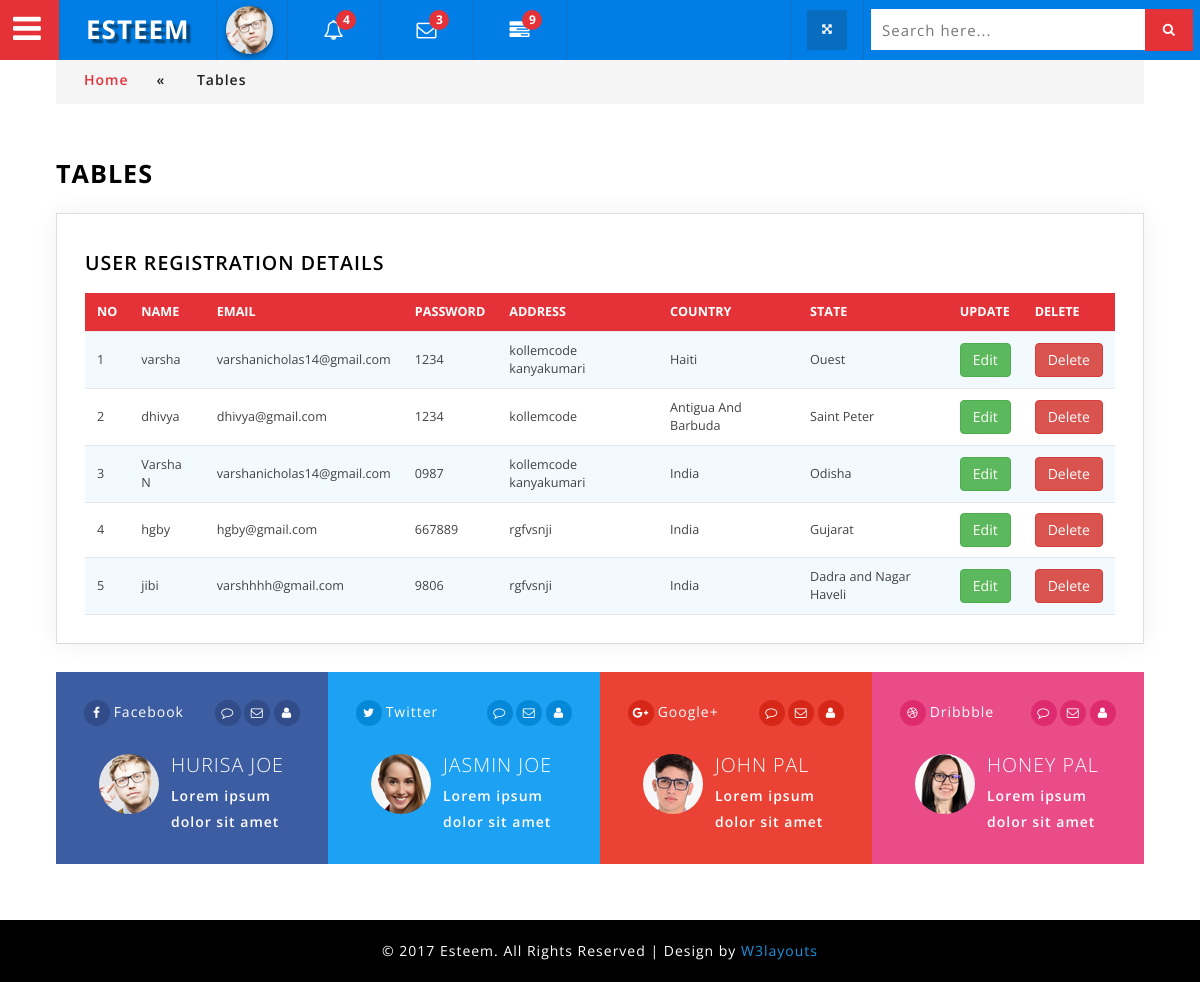
Page /admin/reg_table.php (signed in) on the committed database.
### tables this page shows
CREATE TABLE `register` (
  `reg_id` int(11) NOT NULL,
  `cust_name` varchar(100) NOT NULL,
  `email` varchar(100) NOT NULL,
  `password` varchar(100) NOT NULL,
  `Address` varchar(100) NOT NULL,
  `country` varchar(100) NOT NULL,
  `state` varchar(100) NOT NULL
);

CREATE TABLE `countries` (
  `cont_id` int(11) NOT NULL,
  `sortname` varchar(3) NOT NULL,
  `name` varchar(150) NOT NULL,
  `sequence` int(11) NOT NULL DEFAULT 0
);

CREATE TABLE `states` (
  `stat_id` int(11) NOT NULL,
  `sname` varchar(30) NOT NULL,
  `country_id` int(11) NOT NULL DEFAULT 1
);

### admin/reg_table.php (the view, shortened to what this page needs)
<!DOCTYPE html>
<html lang="zxx">
<head>
<link href="css/bootstrap.css" rel="stylesheet" type="text/css" media="all" />
<link rel="stylesheet" type="text/css" href="css/table-style.css" />
<link rel="stylesheet" type="text/css" href="css/basictable.css" />
<link href="css/component.css" rel="stylesheet" type="text/css" media="all" />
<link href="css/style_grid.css" rel="stylesheet" type="text/css" media="all" />
<link href="css/style.css" rel="stylesheet" type="text/css" media="all" />
<link href="css/font-awesome.css" rel="stylesheet">
</head>
<body>
<div class="wthree_agile_admin_info">
		  <div class="w3_agileits_top_nav">
			<ul id="gn-menu" class="gn-menu-main">
				<li class="gn-trigger">
					<a class="gn-icon gn-icon-menu"><i class="fa fa-bars" aria-hidden="true"></i><span>Menu</span></a>
				</li>
                <li class="second logo"><h1><a href="main-page.html"><i class="fa fa-graduation-cap" aria-hidden="true"></i>Esteem </a></h1></li>
					<li class="second admin-pic">
				       <ul class="top_dp_agile">
									<li class="dropdown profile_details_drop">
										<a href="#" class="dropdown-toggle" data-toggle="dropdown" aria-expanded="false">
											<div class="profile_img">
												<span class="prfil-img"><img src="images/admin.jpg" alt=""> </span>
											</div>
										</a>
									</li>
						</ul>
				</li>
				<li class="second top_bell_nav">
				   <ul class="top_dp_agile ">
									<li class="dropdown head-dpdn">
										<a href="#" class="dropdown-toggle" data-toggle="dropdown" aria-expanded="true"><i class="fa fa-bell-o" aria-hidden="true"></i> <span class="badge blue">4</span></a>
									</li>
						</ul>
				</li>
				<li class="second top_bell_nav">
				   <ul class="top_dp_agile ">
									<li class="dropdown head-dpdn">
										<a href="#" class="dropdown-toggle" data-toggle="dropdown" aria-expanded="true"><i class="fa fa-envelope-o" aria-hidden="true"></i> <span class="badge blue">3</span></a>
									</li>
						</ul>
				</li>
				<li class="second top_bell_nav">
				   <ul class="top_dp_agile ">
				       <li class="dropdown head-dpdn">
										<a href="#" class="dropdown-toggle" data-toggle="dropdown" aria-expanded="false"><i class="fa fa-tasks"></i><span class="badge blue">9</span></a>
									</li>
								</ul>
				</li>
				<li class="second w3l_search">
						<form action="#" method="post">
							<input type="search" name="search" placeholder="Search here..." required="">
							<button class="btn btn-default" type="submit"><i class="fa fa-search" aria-hidden="true"></i></button>
						</form>
				</li>
				<li class="second full-screen">
					<section class="full-top">
						<button id="toggle"><i class="fa fa-arrows-alt" aria-hidden="true"></i></button>
					</section>
				</li>
			</ul>
		</div>
				<div class="inner_content">
						<div class="w3l_agileits_breadcrumbs">
							<div class="w3l_agileits_breadcrumbs_inner">
								<ul>
									<li><a href="main-page.php">Home</a><span>«</span></li>
									<li>Tables</li>
								</ul>
							</div>
						</div>
					<div class="inner_content_w3_agile_info two_in">
    <h2 class="w3_inner_tittle">Tables</h2>
    <?php
    require("connection.php");
    $res = $con->query("SELECT * FROM `register` JOIN `states` ON  register.state = states . stat_id JOIN `countries` ON states.country_id=countries.cont_id");
    $count = $res->num_rows;
    ?>
    <div class="agile-tables">
        <div class="w3l-table-info agile_info_shadow">
            <h3 class="w3_inner_tittle two">User Registration Details</h3>
            <table id="table">
                <thead>
                    <tr>
					    <th>no</th>
                        <th>Name</th>
                        <th>Email</th>
                        <th>Password</th>
                        <th>Address</th>
                        <th>Country</th>
                        <th>State</th>
                        <th>Update</th>
                        <th>Delete</th>
                    </tr>
                </thead>
                <tbody>
                    <?php
					$no =1;
                    if ($count > 0) {
                        while ($row = $res->fetch_assoc()) {
                    ?>
                            <tr>
							    <td><?php echo $no; ?></td>
                                <td><?php echo $row["cust_name"]; ?></td>
                                <td><?php echo $row["email"]; ?></td>
                                <td><?php echo $row["password"]; ?></td>
                                <td><?php echo $row["Address"]; ?></td>
                                <td><?php echo $row["name"]; ?></td>
                                <td><?php echo $row["sname"]; ?></td>
                                <td><a href="../reg_edit.php? var=<?php echo $row["reg_id"];?>" class= "btn btn-success"> Edit </a></td>
								<td><a href=" reg_delete.php? del=<?php echo $row["reg_id"];?>" Onclick= "if (!confirm('Are you sure?')) { return false }" class= "btn btn-danger">Delete</a></td>
                            </tr>
                    <?php
					$no++ ;
                        }
                    }
                    ?>
                </tbody>
            </table>
        </div>
    </div>
</div>
						  <div class="social_media_w3ls">
						      <div class="col-md-3 socail_grid_agile facebook">
                                     <ul class="icon_w3_info">
									   <li><a href="#" class="wthree_facebook"> <i class="fa fa-facebook" aria-hidden="true"></i></a></li>
									   <li>Facebook</li>
									 </ul>
									  <ul class="icon_w3_social">
									    <li><i class="fa fa-comment-o" aria-hidden="true"></i></li>
										<li><i class="fa fa-envelope-o" aria-hidden="true"></i></li>
										<li><i class="fa fa-user" aria-hidden="true"></i></li>
                                      </ul>
									 <div class="clearfix"></div>
									  <div class="bottom_info_social">
									 <div class="col-md-4 agile_w3l_social_media_text_img">
									    <img src="images/admin.jpg" alt="">
									 </div>
									  <div class="col-md-8 agile_w3l_social_media_text">
									    <h4>Hurisa Joe</h4>
										<p>Lorem ipsum dolor sit amet</p>
									 </div>
									 <div class="clearfix"></div>
									 </div>
                              </div>
							  <div class="col-md-3 socail_grid_agile twitter">
                                         <ul class="icon_w3_info">
									   <li><a href="#" class="wthree_facebook"><i class="fa fa-twitter" aria-hidden="true"></i></a></li>
									   <li>Twitter</li>
									 </ul>
									  <ul class="icon_w3_social">
									    <li><i class="fa fa-comment-o" aria-hidden="true"></i></li>
										<li><i class="fa fa-envelope-o" aria-hidden="true"></i></li>
										<li><i class="fa fa-user" aria-hidden="true"></i></li>
                                      </ul>
									 <div class="clearfix"></div>
									  <div class="bottom_info_social">
									 <div class="col-md-4 agile_w3l_social_media_text_img">
									    <img src="images/a1.jpg" alt="">
									 </div>
									  <div class="col-md-8 agile_w3l_social_media_text">
									    <h4>Jasmin Joe</h4>
										<p>Lorem ipsum dolor sit amet</p>
									 </div>
									 <div class="clearfix"></div>
									 </div>
                              </div>
							  <div class="col-md-3 socail_grid_agile gmail">
                                     <ul class="icon_w3_info">
									   <li><a href="#" class="wthree_facebook"><i class="fa fa-google-plus" aria-hidden="true"></i></a></li>
									   <li>Google+</li>
									 </ul>
									  <ul class="icon_w3_social">
									    <li><i class="fa fa-comment-o" aria-hidden="true"></i></li>
										<li><i class="fa fa-envelope-o" aria-hidden="true"></i></li>
										<li><i class="fa fa-user" aria-hidden="true"></i></li>
                                      </ul>
									 <div class="clearfix"></div>
									  <div class="bottom_info_social">
									 <div class="col-md-4 agile_w3l_social_media_text_img">
									    <img src="images/a2.jpg" alt="">
									 </div>
									  <div class="col-md-8 agile_w3l_social_media_text">
									    <h4>John Pal</h4>
										<p>Lorem ipsum dolor sit amet</p>
									 </div>
									 <div class="clearfix"></div>
									 </div>
                              </div>
							  <div class="col-md-3 socail_grid_agile dribble">
							     <ul class="icon_w3_info">
									  <li><a href="#" class="wthree_facebook"><i class="fa fa-dribbble" aria-hidden="true"></i></a></li>
									   <li>Dribbble</li>
									 </ul>
									  <ul class="icon_w3_social">
									    <li><i class="fa fa-comment-o" aria-hidden="true"></i></li>
										<li><i class="fa fa-envelope-o" aria-hidden="true"></i></li>
										<li><i class="fa fa-user" aria-hidden="true"></i></li>
                                      </ul>
									 <div class="clearfix"></div>
									  <div class="bottom_info_social">
									 <div class="col-md-4 agile_w3l_social_media_text_img">
									    <img src="images/a4.jpg" alt="">
									 </div>
									  <div class="col-md-8 agile_w3l_social_media_text">
									    <h4>Honey Pal</h4>
										<p>Lorem ipsum dolor sit amet</p>
									 </div>
									 <div class="clearfix"></div>
									 </div>
                              </div>
						</div>
				    </div>
				</div>
<div class="copyrights">
	 <p>© 2017 Esteem. All Rights Reserved | Design by  <a href="http://w3layouts.com/" target="_blank">W3layouts</a> </p>
</div>
</body>
</html>

### admin/css/table-style.css (style rules this page uses)
table { background: white; border-collapse: collapse; margin: 1.25em 0 0; width: 100%; }
table tr, table th, table td { border: none; border-bottom: 1px solid #e8e8e8; font-size: .95em; }
table th, table td { padding: 10px 12px; text-align: left; }
table th { background: #e53238; color: #fff; text-transform: uppercase; }
table tr td { background: #f3faff; color: #424242; }
table tr:nth-of-type(2n+2) td { background: #ffffff; }
table { width: 100%; }

### admin/css/component.css (style rules this page uses)
*, *:after, *::before { -webkit-box-sizing: border-box; -moz-box-sizing: border-box; box-sizing: border-box; }
.gn-menu-main ul { margin: 0; padding: 0; list-style: none; text-transform: none; }
.gn-menu-main { top: 0; left: 0; width: 100%; height: 60px; font-size: 13px; position: fixed; }
.w3_agileits_top_nav { background: #007ee5; color: #fff; top: 0; left: 0; width: 100%; height: 60px; font-size: 13px; position: fixed; z-index: 999; }
.gn-menu-main a { display: block; height: 100%; color: #fff; text-decoration: none; cursor: pointer; }
.gn-menu-main > li { display: block; float: left; height: 100%; border-right: 1px solid #1372bf; text-align: center; }
li.second { padding: 0 7px; }
li.second.logo { padding: 0 26px; }
i.fa.fa-bars { color: #fff; }
.gn-menu-main li.gn-trigger { position: relative; width: 60px; -webkit-touch-callout: none; -webkit-user-select: none; -khtml-user-select: none; -moz-user-select: none; -ms-user-select: none; user-select: none; background: #e53238; color: #fff; padding: 5px 8px 0 0; font-size: 2.5em; }
.gn-menu-main > li:nth-child(7) { float: right; border-right: none; width: 28%; margin-top: 9px; }
.gn-menu-main > li:last-child { float: right; border-left: 1px solid #1372bf; }
.gn-menu-main > li > a { text-transform: uppercase; letter-spacing: 1px; font-weight: bold; }
.gn-menu-main:after { display: table; clear: both; content: ""; }
@media (max-width:1280px) { .gn-menu-main li.gn-trigger { position: relative; width: 60px; -webkit-touch-callout: none; -webkit-user-select: none; -khtml-user-select: none; -moz-user-select: none; -ms-user-select: none; user-select: none; background: #e53238; color: #fff; padding: 5px 4px 0 0; font-size: 2.5em; } }

### rows in the picture
register: cust_name "varsha", email "varshanicholas14@gmail.com", password "1234", Address "kollemcode kanyakumari", countries.name "Haiti", states.sname "Ouest"
register: cust_name "dhivya", email "dhivya@gmail.com", password "1234", Address "kollemcode", countries.name "Antigua And Barbuda", states.sname "Saint Peter"
register: cust_name "Varsha N", email "varshanicholas14@gmail.com", password "0987", Address "kollemcode kanyakumari", countries.name "India", states.sname "Odisha"
register: cust_name "hgby", email "hgby@gmail.com", password "667889", Address "rgfvsnji", countries.name "India", states.sname "Gujarat"
register: cust_name "jibi", email "varshhhh@gmail.com", password "9806", Address "rgfvsnji", countries.name "India", states.sname "Dadra and Nagar Haveli"
